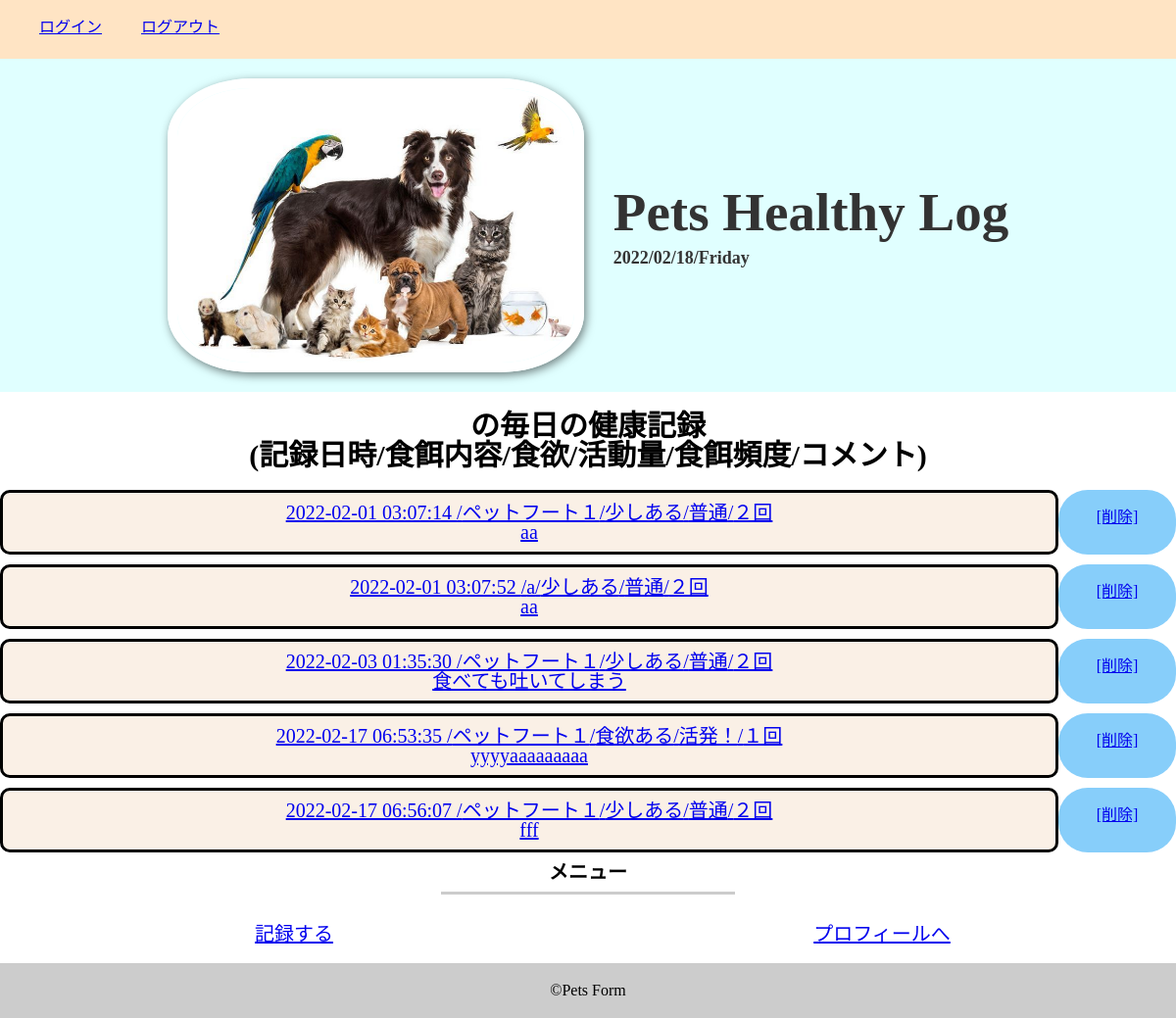
Screenshot of /log.php with the database file from the repository.
### tables this page shows
CREATE TABLE `pets_db` (
  `id` int(12) NOT NULL,
  `content` varchar(64) NOT NULL,
  `hung` varchar(64) NOT NULL,
  `act` varchar(64) NOT NULL,
  `freq` varchar(64) NOT NULL,
  `pcomment` text,
  `indate` datetime NOT NULL
);

### log.php (the view, shortened to what this page needs)
<?php
$pdo = db_conn();
$stmt = $pdo->prepare("SELECT * FROM pets_db");
$status = $stmt->execute();
$view="";
if ($status==false) {
    $error = $stmt->errorInfo();
    exit("ErrorQuery:".$error[2]);
}else{
    while( $result = $stmt->fetch(PDO::FETCH_ASSOC)){
    $view .= '<ul class="log"><li class="log__list">';
    $view .= '<a href="daylog_modi.php?id='.$result["id"].'">';
    $view .= $result["indate"] ." /". $result["content"] ."/". $result["hung"]."/". $result["act"]."/". $result["freq"]."<br>". $result["pcomment"];
    $view .= '</a></li><br>';
    $view .= '<li class="delete"><a href="delete.php?id=' . $result['id'] . '">';
    $view .= '  [削除]';
    $view .= '</a>';
    $view .= "</li></ul>";
    }
}
$pname = $_SESSION['pname'];
$message = date('Y/m/d/l');
?>
<!DOCTYPE html>
<html lang='ja'>
<head>
    <link rel='stylesheet' href='css/reset.css'>
    <link rel='stylesheet' href='css/style.css'>
</head>
<body>
<header>
    <nav class="navbar">
        <div class="container-fluid">
            <div class="navbar-header">
                <div class="navbar-header"><a class="navbar-brand" href="index.php">ログイン</a></div>
                <div class="navbar-header"><a class="navbar-brand" href="logout.php">ログアウト</a></div>
            </div>
        </div>
    </nav>
</header>
    <div class='wrap'>
        <div class='prof'>
            <div class='prof__img'><img src='img/2_Precious_Pets_2-1.jpg'alt=''></div>
            <div class='prfo__contents'>
                <div class='prof__name'>Pets Healthy Log</div>
                <div class='prof__text'><?php echo $message; ?></div>
            </div>
        </div>
    </div>
<h1 class='contents' style='font-size: 30px; font-weight: bold;'><?=$pname?>
の毎日の健康記録<br>
(記録日時/食餌内容/食欲/活動量/食餌頻度/コメント)</h1>
<?=$view;?>
    <div>
        <div class='title'>メニュー</div>
            <ul>
                <li class='contents'><a href="daylog.php">記録する</a></li>
                <li class='contents'><a href="profile.php">プロフィールへ</a></li>
            </ul>
    </div>
    <footer class='footer'>
        <small class='copy'>&copy;Pets Form</small>
    </footer>
</body>
</html>

### css/style.css (style rules this page uses)
.navbar { background-color:bisque; height: 60px; }
.navbar-header { display: flex; flex-wrap: wrap; padding: 10px 20px; }
.wrap { display: flex; flex-direction: column; position: relative; }
.prof { background: lightcyan; padding: 20px; display: flex; align-items: center; justify-content: center; }
.prof__img { width: 425px; height: 300px; overflow: hidden; border-radius: 20%; border: 10px solid #fff; box-shadow: 2px 3px 10px rgba(0, 0, 0, 0.5); }
.prof__img img { object-fit: cover; height: 280px; object-position: center; }
.prfo__contents { margin-left: 30px; }
.prof__name { font-size: 55px; color: #333; font-weight: bold; margin-bottom: 10px; }
.prof__text { font-size: 18px; font-weight: bold; color: #333; }
.contents { margin: 20px auto; text-align: center; font-size: 20px; }
.title { text-align: center; font-size: 20px; border-bottom: 3px solid #ccc; font-weight: bold; padding-bottom: 10px; width: 300px; margin: 0 auto 10px; }
li { margin: 0 0 10px; width: 360px; text-align: center; }
ul { display: flex; flex-wrap: wrap; text-align: center; }
.log__list { margin: 0 auto 10px; text-align: center; font-size: 20px; width: 90%; padding: 10px; border: solid; border-radius: 10px; background-color:linen; }
.delete { width: 10%; border-radius: 30px; padding: 20px; background-color:lightskyblue; }
.footer { margin-top: auto; background: #ccc; width: 100%; text-align: center; padding: 20px 0; }

### rows the page displays
pets_db: indate "2022-02-01 03:07:14", content "ペットフート１", hung "少しある", act "普通", freq "２回", pcomment "aa", value "[削除]"
pets_db: indate "2022-02-01 03:07:52", content "a", hung "少しある", act "普通", freq "２回", pcomment "aa", value "[削除]"
pets_db: indate "2022-02-03 01:35:30", content "ペットフート１", hung "少しある", act "普通", freq "２回", pcomment "食べても吐いてしまう", value "[削除]"
pets_db: indate "2022-02-17 06:53:35", content "ペットフート１", hung "食欲ある", act "活発！", freq "１回", pcomment "yyyyaaaaaaaaa", value "[削除]"
pets_db: indate "2022-02-17 06:56:07", content "ペットフート１", hung "少しある", act "普通", freq "２回", pcomment "fff", value "[削除]"
